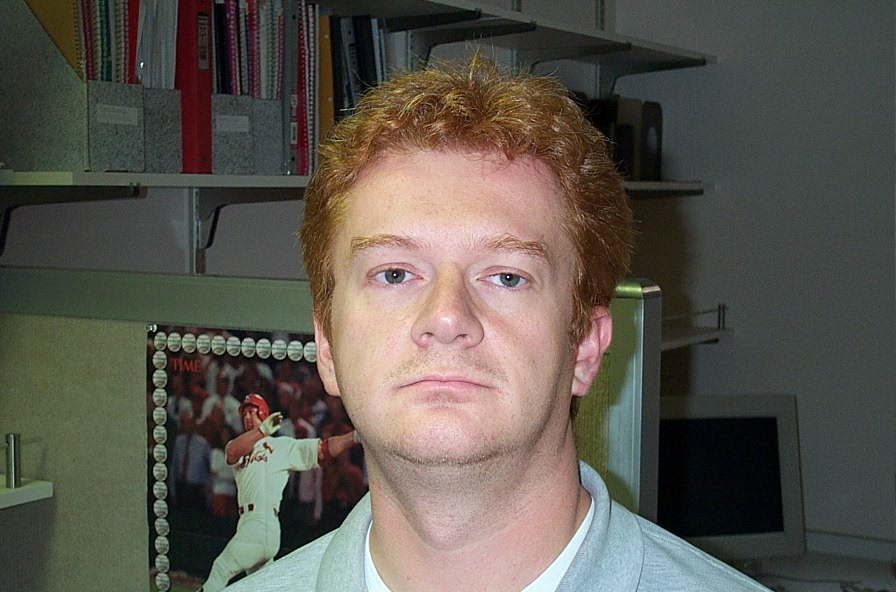
#> input picture data/input/image_0023.jpg, 896 x 592 px, given in place of the camera
$ python webcam.py   (older library calls are emulated)
#> lines starting #> are read from the running program, lines starting #| are printed output that depends on the picture; after the words box and inside, x2 and y2 are one past the last pixel; in counts of white or black regions, pixels touching at a corner belong together
#> further down, frame is the input picture: shape (592, 896, 3); mean B, G, R 78.7, 87.3, 91.5
### imgprocess.py
import cv2
import numpy as np
import os

from gabor import get_image_feature_vector, build_filters
from nb import get_nb_label
from jann import get_ann_label, get_brain
from nb import process_training_data, get_nb_label

INPUT_DIR = 'data/input/'
OUTPUT_DIR = 'data/output/'

def auto_canny(image, sigma=0.33):
	# Adjust threshold values of canny based on median values of the image
	v = np.median(image)

	lower = int(max(0, (1.0 - sigma) * v))
	upper = int(min(255, (1.0 + sigma) * v))
	edged = cv2.Canny(image, lower, upper)

	return edged

# [4 lines left out: function get_objects_from_file, not called in this run]

def get_objects_from_img(orig, filename=".jpg", train=False, webcam=False):
#> called with filename = '.jpg', train = False, webcam = True
	img = orig.copy()

	# Convert to gray, equalize to improve contrast
	# imgray = cv2.cvtColor(img,cv2.COLOR_BGR2GRAY)
	# imgray = cv2.equalizeHist(imgray)

	# Boundaries of "skin" HSV intensities
	lower = np.array([0, 3, 0], dtype = "uint8")
	upper = np.array([60, 255, 190], dtype = "uint8")

	# Convert to HSV, get colors that are in range of earlier intensities
	converted = cv2.cvtColor(img, cv2.COLOR_BGR2HSV)
#> converted: shape (592, 896, 3); mean H, S, V 57.2, 65.9, 97.9
	skinMask = cv2.inRange(converted, lower, upper)
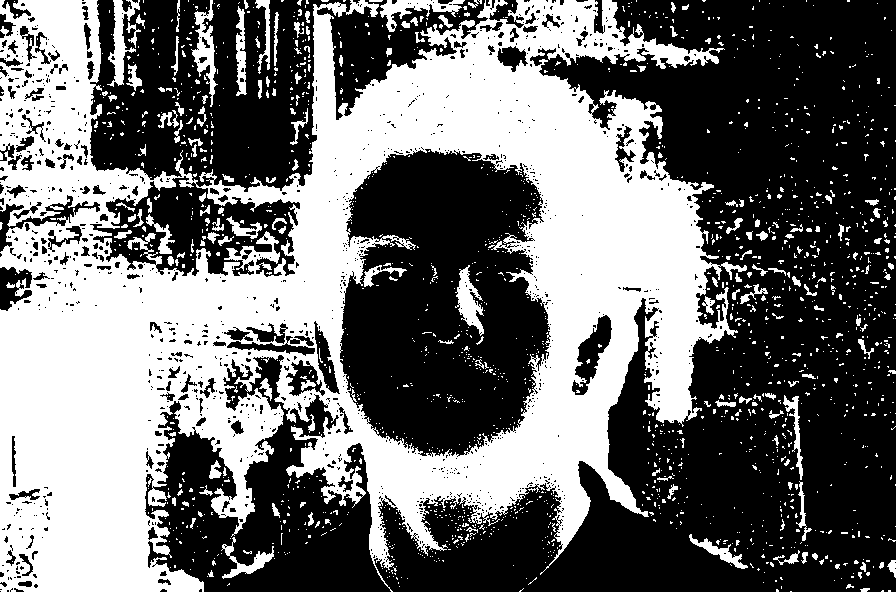
#> skinMask: shape (592, 896); 43.2% white; 1756 white regions (1579 under 20 px), largest, box (x1, y1, x2, y2) and area: (0, 0, 747, 592) 207939, (107, 0, 140, 87) 1014, (191, 0, 218, 107) 1011

	# Apply erosions and dilations to the mask using an elliptical kernel
	kernel = cv2.getStructuringElement(cv2.MORPH_ELLIPSE, (11, 11))
	skinMask = cv2.erode(skinMask, kernel, iterations = 2)
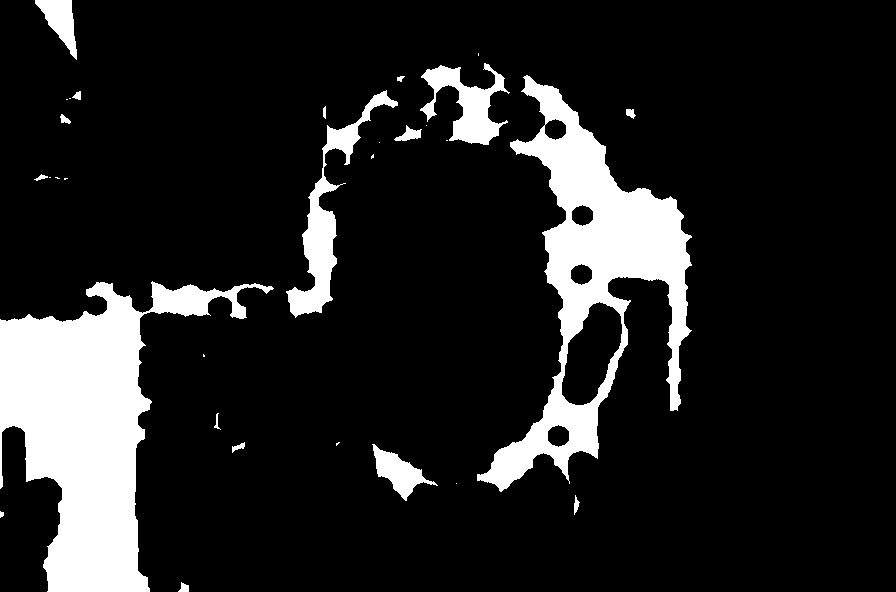
#> skinMask: shape (592, 896); 13.5% white; 31 white regions (13 under 20 px), largest, box (x1, y1, x2, y2) and area: (0, 281, 274, 592) 34260, (477, 75, 692, 492) 26316, (286, 90, 398, 318) 4680
	skinMask = cv2.dilate(skinMask, kernel, iterations = 2)
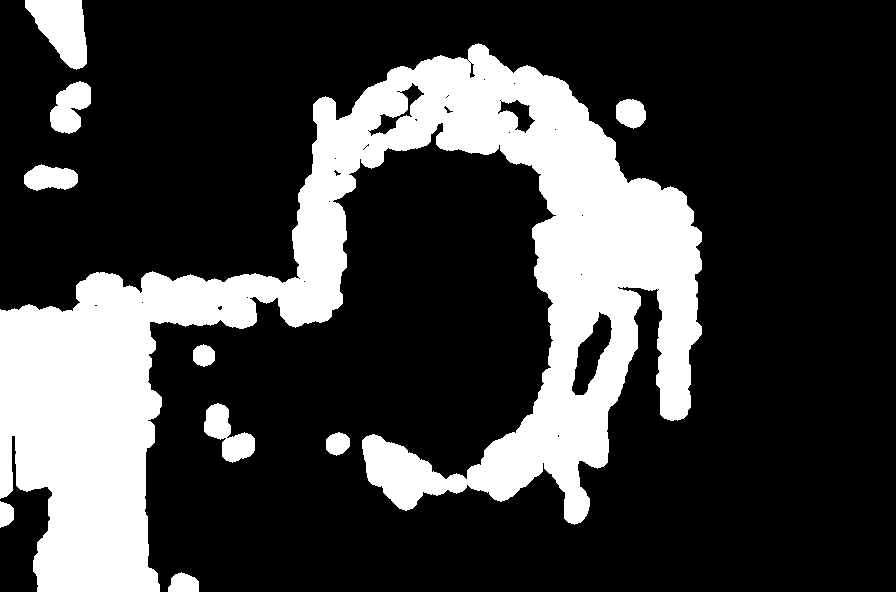
#> skinMask: shape (592, 896); 24.6% white; 10 white regions, largest, box (x1, y1, x2, y2) and area: (0, 43, 702, 592) 121315, (25, 0, 87, 70) 2741, (204, 403, 255, 463) 1533

	# Blur
	skinMask = cv2.GaussianBlur(skinMask, (5, 5), 0)

	# Apply mask
	# skin = cv2.bitwise_and(img, img, mask = skinMask)
	# cv2.imshow("images", np.hstack([img, skin]))
	# comb = cv2.add(skinMask, imgray)

	# Perform Canny
	edges = auto_canny(skinMask)
#> in auto_canny, `v = np.median(image)`: v = 0
#> in auto_canny, `edged = cv2.Canny(image, lower, upper)`:
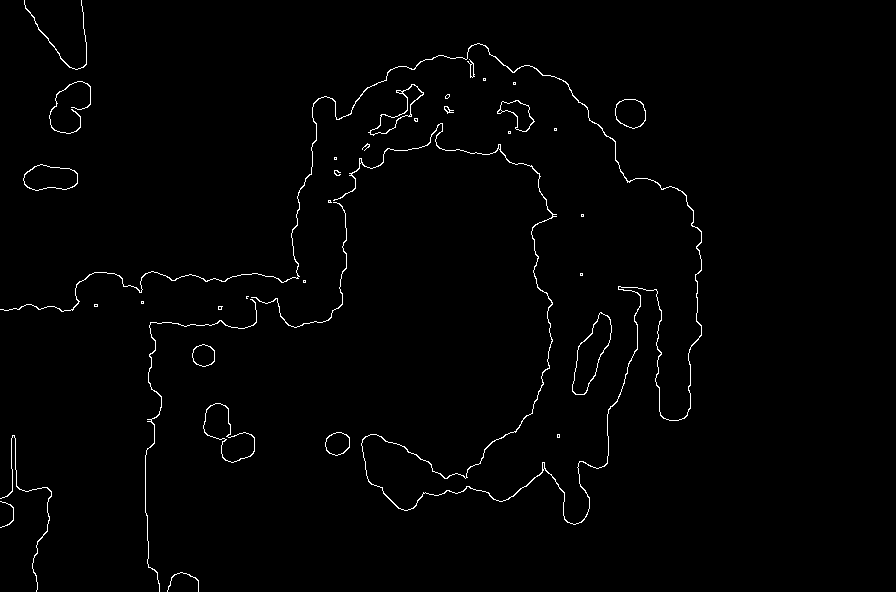
#> edged: shape (592, 896); 1.2% white in thin lines or dots, all inside (x1, y1, x2, y2) = (0, 0, 702, 592)

	# Find contours
	ret,thresh = cv2.threshold(edges, 100, 255, 0)
	image, contours, hierarchy = cv2.findContours(thresh, cv2.RETR_TREE, cv2.CHAIN_APPROX_SIMPLE)
#> contours = 67 contours, 42 with area under 20; largest, box (x1, y1, x2, y2) and area: (572, 312, 612, 395) 1582, (572, 312, 612, 395) 1542, (203, 403, 255, 463) 1528, (203, 403, 255, 463) 1494, (23, 164, 78, 191) 1065

	filters = build_filters()

	brain = get_brain()

	for i in range(len(contours)):
		# Draw contours
		# image = cv2.drawContours(img, contours, i, (0,255,0), 1)

		# Identify bounding boxes
		x,y,w,h = cv2.boundingRect(contours[i])

		# Arbitrary threshold height and width is 30, 30
		if h>30 and w>30:
			cropimg = orig[y:y+h, x:x+w]
			if train:
				output_name = OUTPUT_DIR + filename[:-4] + str(i) + '.jpg'
				cv2.imwrite(output_name, cropimg)
			else:
				feature_set = get_image_feature_vector(cropimg, filters)
				ann_label = get_ann_label(feature_set, brain)
				# nb_label = get_nb_label(feature_set)

				# print "Found a face" if ann_label == 1 else "This is not a face"
				if ann_label == 1:
					cv2.rectangle(img, (x, y), (x+w, y+h), (255,0,0), 2)
				else:
					cv2.rectangle(img, (x, y), (x+w, y+h), (100,100,100,50), 2)

			# To show individual images in a window:
			# cv2.imshow('Cropped Image ' + str(i), cropimg)

	# For manual processing
	if not train and not webcam:
		annot_name = OUTPUT_DIR + filename
		cv2.imwrite(annot_name, img)

	# For webcam
	if webcam:
		cv2.imshow('Annotated Image', img)

	# If not using with webcam and you want to display until exit
	# cv2.imshow('Annotated Image', img)
	# cv2.waitKey(0)

# [3 lines that do not run on import are left out]

### gabor.py
import numpy as np
import cv2
import os
import csv

POSITIVE_TRAIN_DIR = 'data/train_images/positives'
NEGATIVE_TRAIN_DIR = 'data/train_images/negatives'
POSITIVE_TEST_DIR = 'data/test_images/positives'
NEGATIVE_TEST_DIR = 'data/test_images/negatives'

EPS = 0.00000000000000001

def build_filters():
    filters = []

    # Size of Gabor kernel
    ksize = 31

    # For different orientations
    for theta in np.arange(0, np.pi, np.pi/4):
        # And different wavelengths of the sinusoidal factor
        for lamb in np.arange(np.pi/4, np.pi, np.pi/4):
            # Get a filter
            kern = cv2.getGaborKernel((ksize, ksize), 4.0, theta, lamb, 0.5, 0, ktype=cv2.CV_32F)
            kern /= 1.5*kern.sum()
            filters.append(kern)

    return filters

# Given an image and a set of filters, derive the response matrices
# [99 lines left out: functions process, get_local_energy, get_mean_amplitude, load_images_from_folder, get_image_feature_vector, get_all_image_feature_vectors and 1 more, not called in this run]

# [3 lines that do not run on import are left out]

### jann.py
from mlp import MLP
import csv

# [81 lines left out: functions load_training, get_ann_label, load_validation, create_brain, not called in this run]

# Load existing topology from mlp.net
def get_brain():
	brain = MLP()
	return brain

# [9 lines that do not run on import are left out]

### mlp.py
from layer import *
from neuron import *

class MLP:
	def __init__(self, topology=None):
		if topology is None:
			self.loadNetwork('mlp.net')
		else:
			self.topology = topology
			self.overallNetError = 0
			self.mLayers = []

			for i,layerNum in enumerate(self.topology):
				newLayer = Layer()
				for neuronNum in range(layerNum):
					if i == 0:
						n = Neuron(0, neuronNum, True, False, False, topology[i+1])
					elif i == len(self.topology)-1:
						n = Neuron(0, neuronNum, False, True, False, 0)
					else:
						n = Neuron(0, neuronNum, False, False, True, topology[i+1])

					newLayer.mNeurons.append(n)

				# Create bias neuron
				if i==0:
					n = Neuron(1, layerNum, True, False, False, topology[i+1])
					n.setBias(True)
					newLayer.mNeurons.append(n)
				elif i != len(self.topology)-1:
					n = Neuron(1, layerNum, False, False, True, topology[i+1])
					n.setBias(True)
					newLayer.mNeurons.append(n)

				self.mLayers.append(newLayer)

	def loadNetwork(self, filename):
#> (the run stopped early here; a loop or call above may not have finished)

$ run again, on data/input/image_0024.jpg
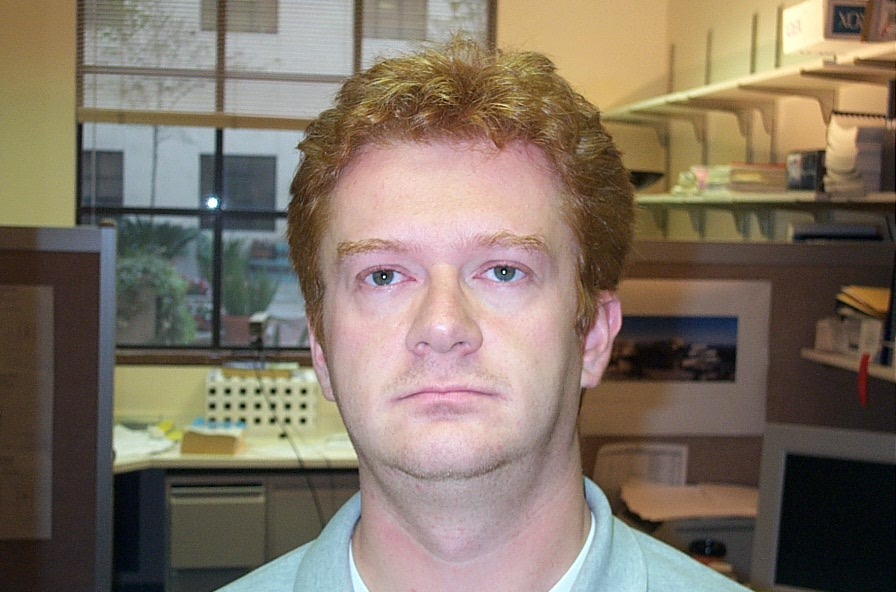
#> input picture data/input/image_0024.jpg, 896 x 592 px, given in place of the camera
#> frame is the input picture: shape (592, 896, 3); mean B, G, R 101, 115.5, 128.6
#> converted: shape (592, 896, 3); mean H, S, V 48.7, 76.4, 132.6
#> in get_objects_from_img, `skinMask = cv2.GaussianBlur(skinMask, (5, 5), 0)`:
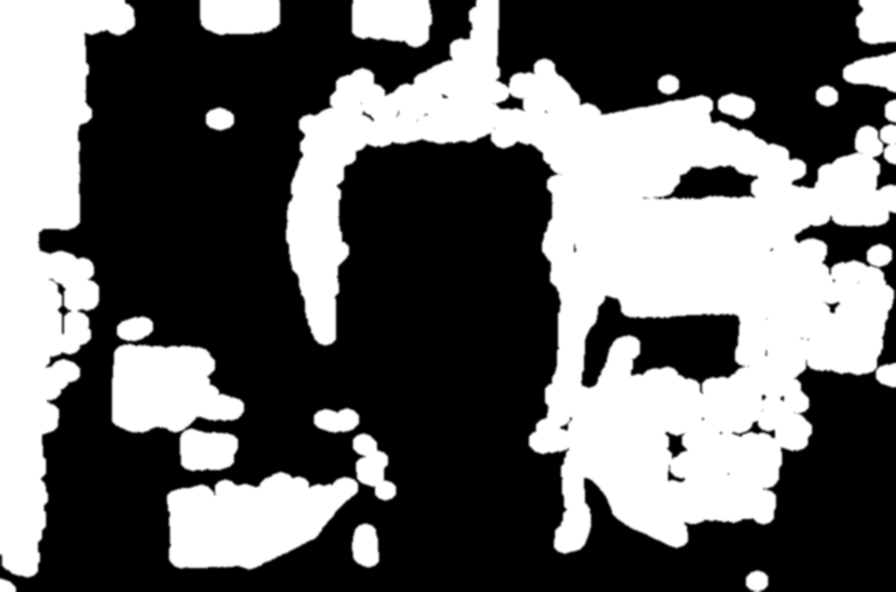
#> skinMask: shape (592, 896); min 0, max 255, mean 103.3
#> v = 0
#> in auto_canny, `edged = cv2.Canny(image, lower, upper)`:
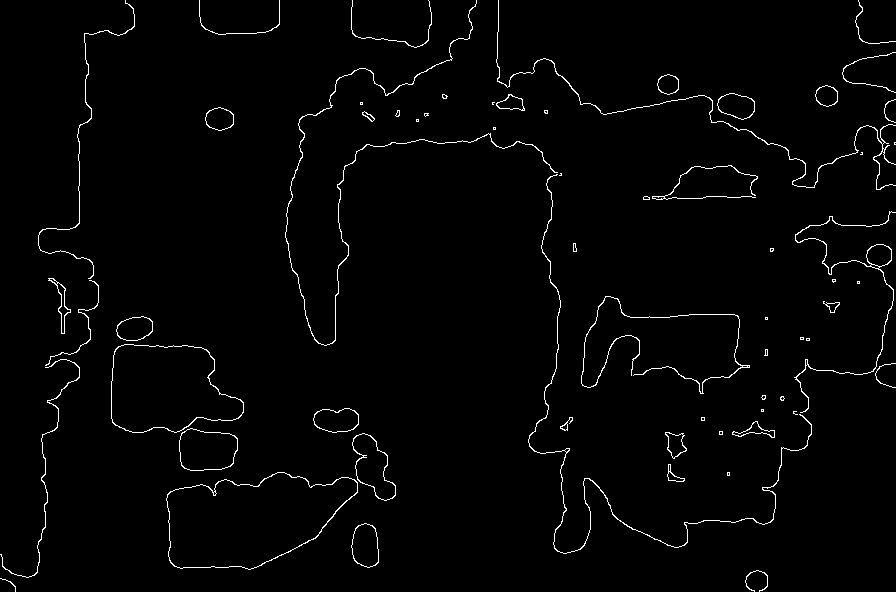
#> edged: shape (592, 896); 1.8% white in thin lines or dots
#> contours = 116 contours, 66 with area under 20; largest, box (x1, y1, x2, y2) and area: (166, 472, 358, 570) 12884, (166, 472, 358, 570) 12777, (111, 344, 244, 433) 8808, (111, 344, 244, 433) 8751, (179, 428, 238, 471) 2032

$ run again, on data/input/image_0027.jpg
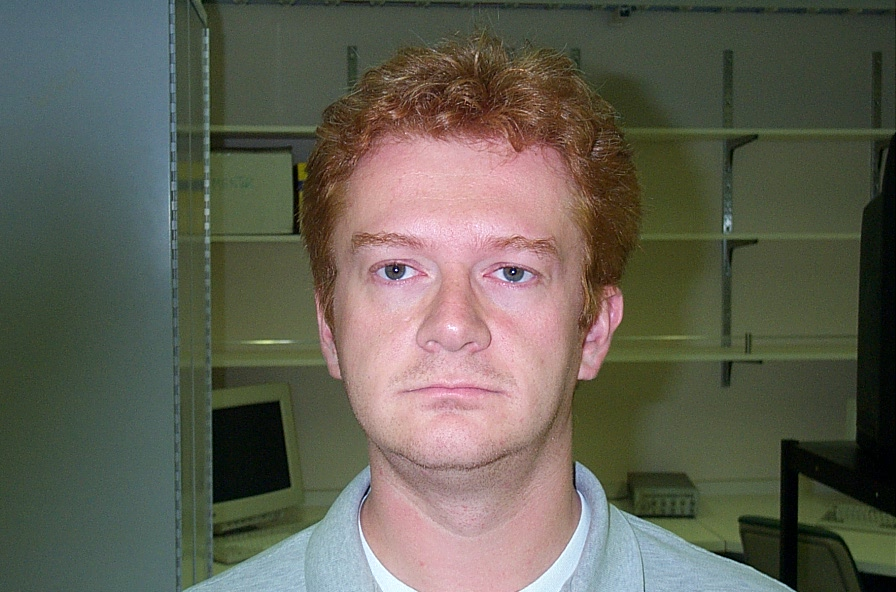
#> input picture data/input/image_0027.jpg, 896 x 592 px, given in place of the camera
#> frame is the input picture: shape (592, 896, 3); mean B, G, R 83.9, 96, 97.6
#> converted: shape (592, 896, 3); mean H, S, V 61.6, 78, 107.5
#> in get_objects_from_img, `skinMask = cv2.GaussianBlur(skinMask, (5, 5), 0)`:
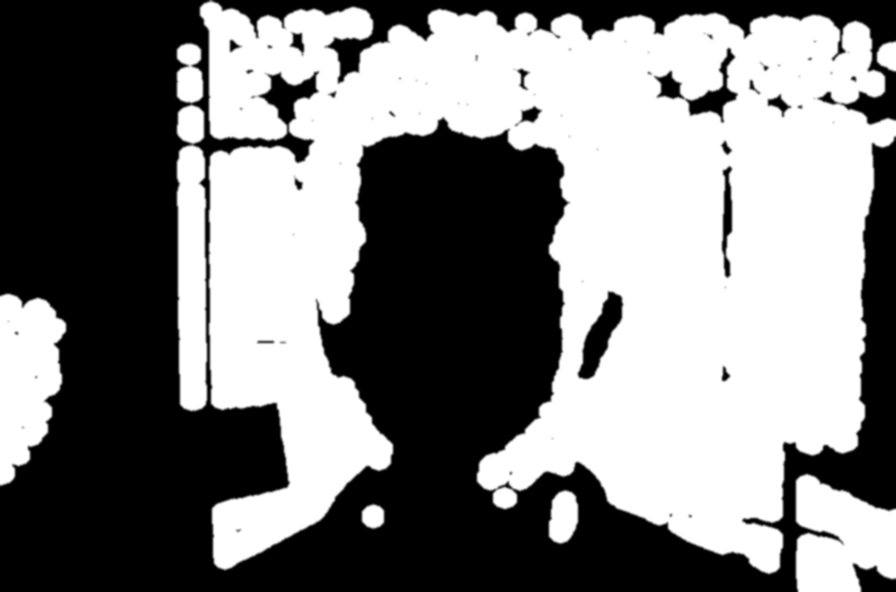
#> skinMask: shape (592, 896); min 0, max 255, mean 128.7
#> v = 169
#> lower = 113
#> upper = 224
#> in auto_canny, `edged = cv2.Canny(image, lower, upper)`:
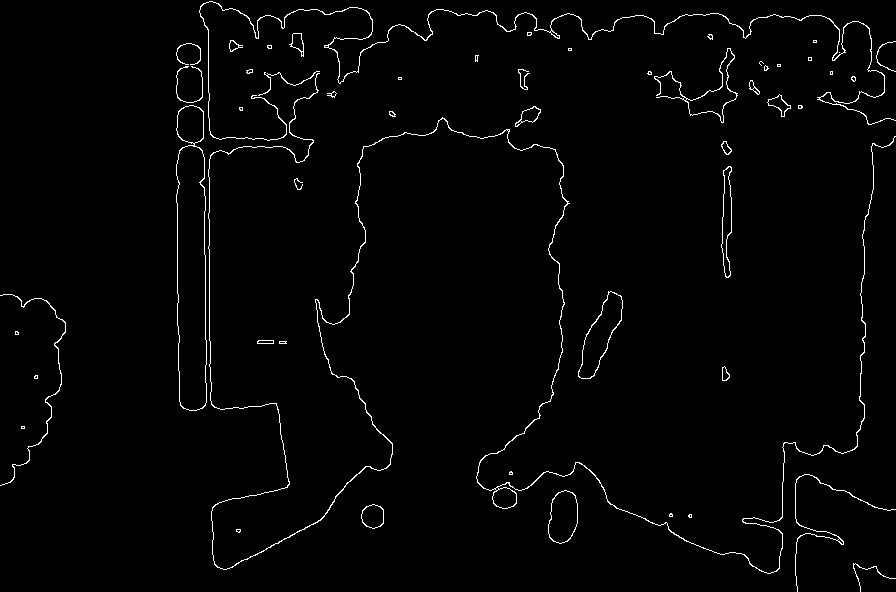
#> edged: shape (592, 896); 1.7% white in thin lines or dots
#> contours = 104 contours, 66 with area under 20; largest, box (x1, y1, x2, y2) and area: (176, 105, 207, 411) 7963, (176, 145, 207, 411) 7069, (578, 291, 623, 379) 1742, (578, 291, 623, 379) 1692, (548, 490, 578, 544) 1218

$ run again, on data/input/image_0029.jpg
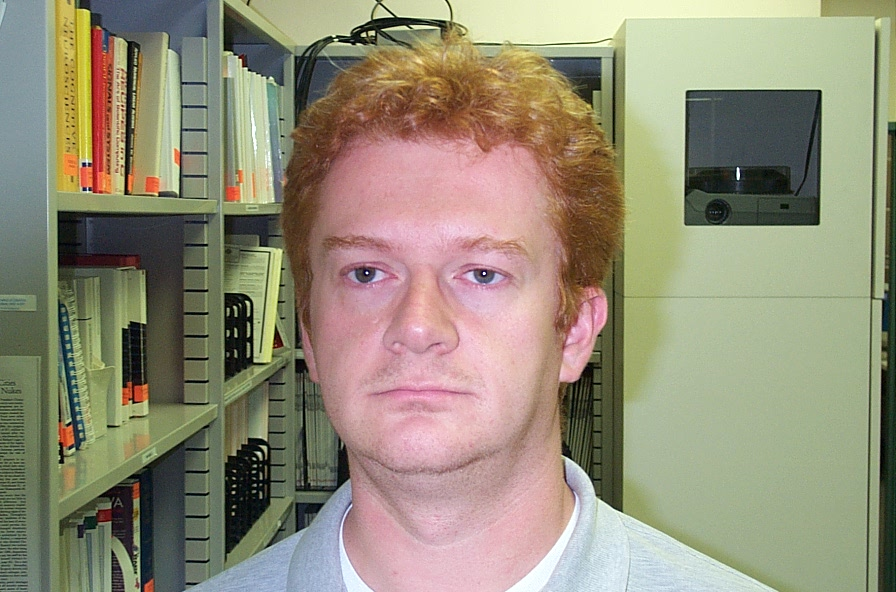
#> input picture data/input/image_0029.jpg, 896 x 592 px, given in place of the camera
#> frame is the input picture: shape (592, 896, 3); mean B, G, R 120.5, 142, 148
#> converted: shape (592, 896, 3); mean H, S, V 61.8, 69.8, 156.6
#> in get_objects_from_img, `skinMask = cv2.GaussianBlur(skinMask, (5, 5), 0)`:
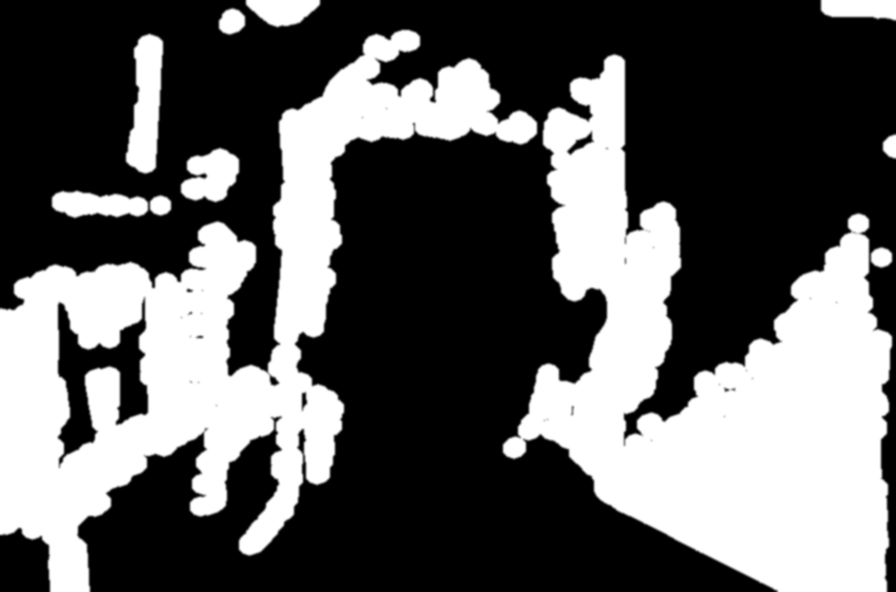
#> skinMask: shape (592, 896); min 0, max 255, mean 94.5
#> v = 0
#> in auto_canny, `edged = cv2.Canny(image, lower, upper)`:
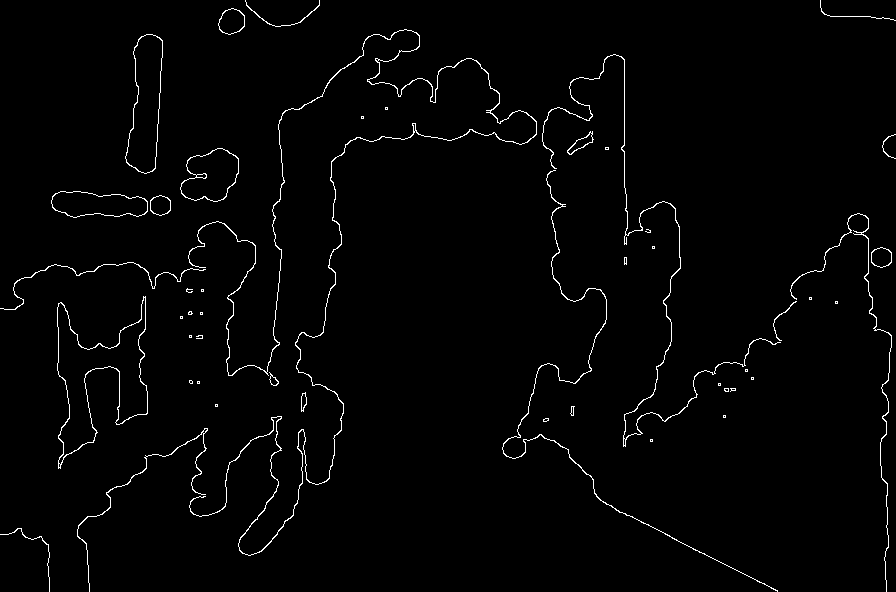
#> edged: shape (592, 896); 1.7% white in thin lines or dots
#> contours = 88 contours, 59 with area under 20; largest, box (x1, y1, x2, y2) and area: (57, 296, 148, 469) 6326, (57, 297, 148, 465) 6200, (125, 34, 163, 174) 3480, (125, 34, 163, 174) 3447, (180, 148, 239, 202) 2204
